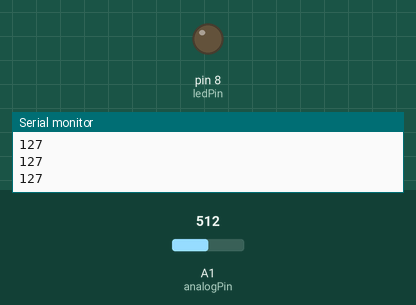
This sketch was run on a simulated Arduino Uno, built with avr-gcc and run on an emulated ATmega328P. Shown: output pins drawn as LEDs (lit = HIGH), the last lines printed to the serial monitor. The test bench sets the inputs (shaded band); at power-on: A1 (analogPin) = 512.

Above: at 1.2 s.
1.3 s: A1 (analogPin) set to 531
At 2.3 s:
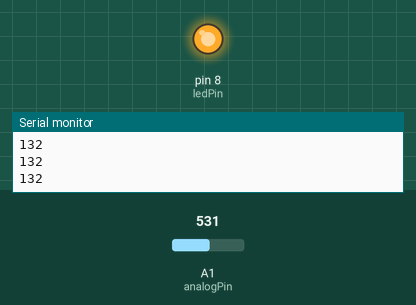
2.8 s: A1 (analogPin) set to 511
At 3.7 s:
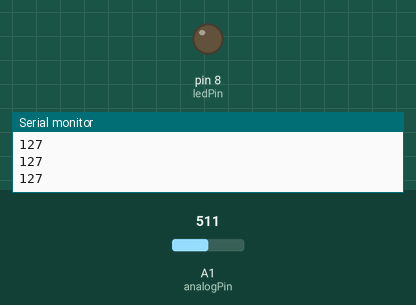
4.3 s: A1 (analogPin) set to 716
At 5.0 s:
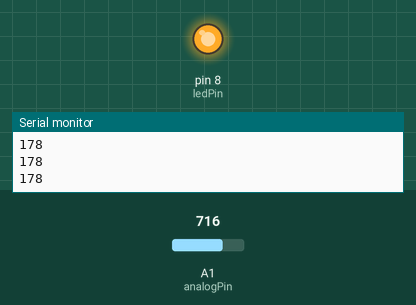
Timing chart, 0 to 7.3 s (numbered marks = the images above; inputs shaded):
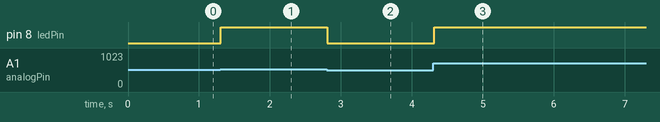

Measured:
- the behaviour switches between 513 and 514 on A1 (analogPin) (found by bisection; images 0 and 1)
- after the input at 1.3 s, pin 8 (ledPin): LOW → HIGH at once
- after the input at 2.8 s, pin 8 (ledPin): HIGH → LOW at once
- after the input at 4.3 s, pin 8 (ledPin): LOW → HIGH at once

The sketch:

io_example.ino
```cpp
int analogPin = 1;
int ledPin = 8;
int val = 0;

void setup()
{
  Serial.begin(57600);

  pinMode(ledPin, OUTPUT);
}

void loop()
{
  val = map(analogRead(analogPin), 0, 1023, 0, 255);
  analogWrite(ledPin, val);

  Serial.println(val);

  delay(100);
}
```
